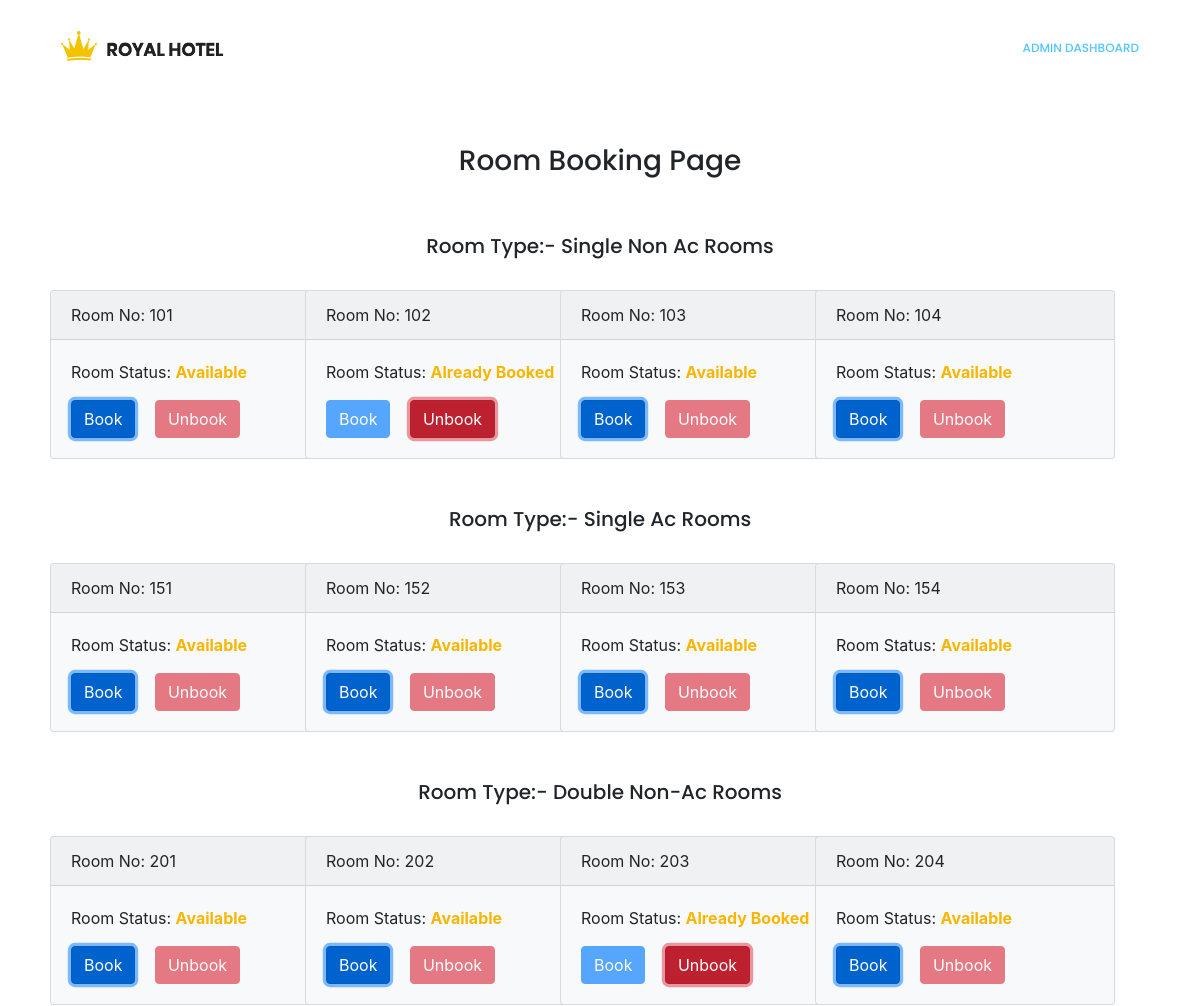
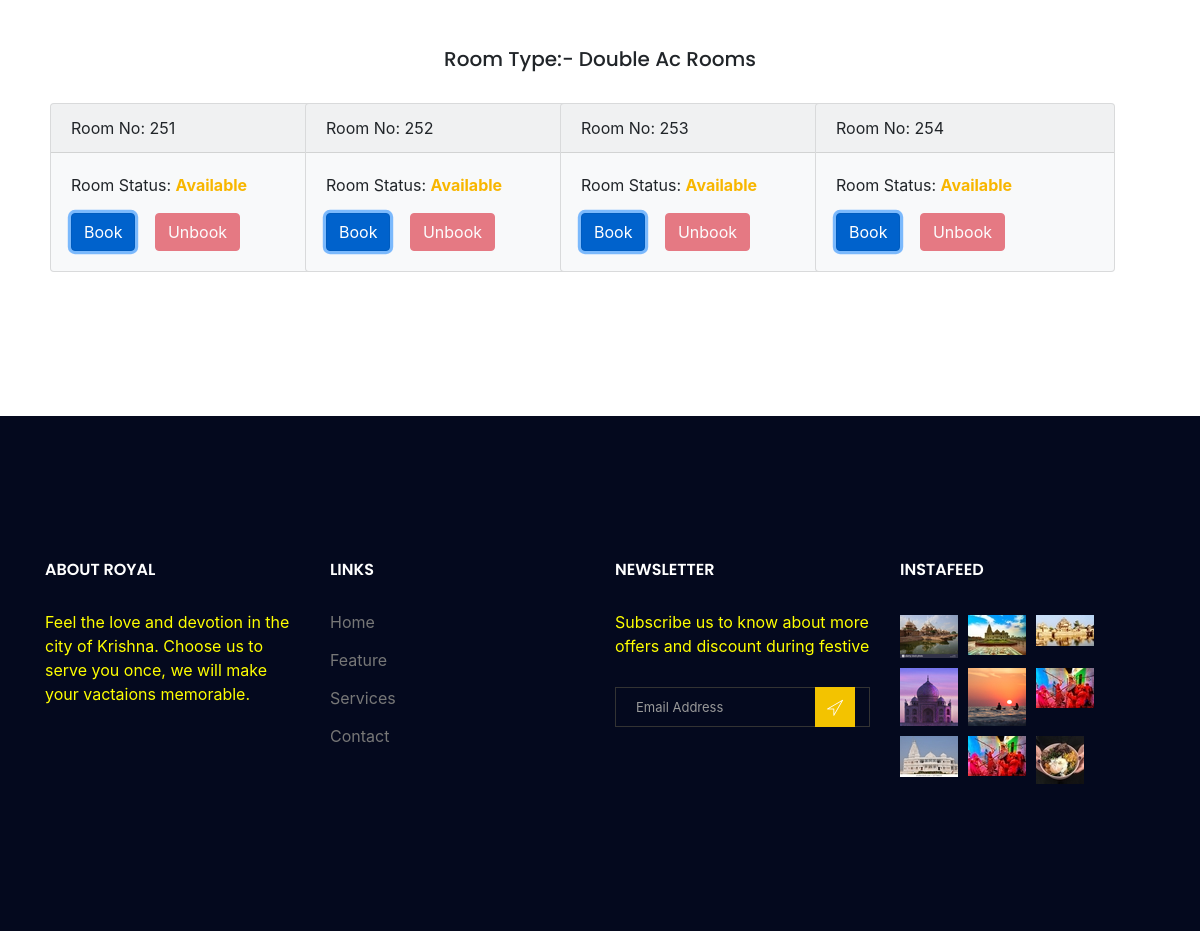
The page /admin/rooms.php on the database its author committed (2 pictures, top to bottom).
### tables this page shows
CREATE TABLE `single_non_ac` (
  `s_no` int(11) NOT NULL,
  `room_no` int(5) NOT NULL,
  `holder_name` varchar(20) NOT NULL,
  `holder_id` int(10) NOT NULL,
  `holder_mobile` int(10) NOT NULL,
  `holder_address` varchar(40) NOT NULL,
  `child` int(2) NOT NULL,
  `adult` int(2) NOT NULL,
  `in_date` date NOT NULL,
  `out_date` date NOT NULL,
  `status` int(2) NOT NULL
);

CREATE TABLE `single_ac` (
  `s_no` int(11) NOT NULL,
  `room_no` int(11) NOT NULL,
  `holder_name` varchar(100) DEFAULT NULL,
  `holder_id` int(11) DEFAULT NULL,
  `holder_mobile` varchar(100) DEFAULT NULL,
  `holder_address` varchar(250) DEFAULT NULL,
  `child` int(11) DEFAULT NULL,
  `adult` int(11) DEFAULT NULL,
  `in_date` varchar(100) DEFAULT NULL,
  `out_date` varchar(100) DEFAULT NULL,
  `status` int(11) DEFAULT NULL
);

CREATE TABLE `double_non_ac` (
  `s_no` int(11) NOT NULL,
  `room_no` int(11) NOT NULL,
  `holder_name` varchar(100) DEFAULT NULL,
  `holder_id` int(11) DEFAULT NULL,
  `holder_mobile` varchar(100) DEFAULT NULL,
  `holder_address` varchar(250) DEFAULT NULL,
  `child` int(11) DEFAULT NULL,
  `adult` int(11) DEFAULT NULL,
  `in_date` varchar(100) DEFAULT NULL,
  `out_date` varchar(100) DEFAULT NULL,
  `status` int(11) NOT NULL
);

CREATE TABLE `double_ac` (
  `s_no` int(11) NOT NULL,
  `room_no` int(11) NOT NULL,
  `holder_name` varchar(100) DEFAULT NULL,
  `holder_id` int(11) DEFAULT NULL,
  `holder_mobile` varchar(100) DEFAULT NULL,
  `holder_address` varchar(250) DEFAULT NULL,
  `child` int(11) DEFAULT NULL,
  `adult` int(11) DEFAULT NULL,
  `in_date` varchar(100) DEFAULT NULL,
  `out_date` varchar(100) DEFAULT NULL,
  `status` int(11) NOT NULL
);

### admin/rooms.php (the view, shortened to what this page needs)
<!doctype html>
<html lang="en">
    <head>
        <link rel="stylesheet" href="../css/bootstrap.css">
        <link rel="stylesheet" href="../vendors/linericon/style.css">
        <link rel="stylesheet" href="../css/font-awesome.min.css">
        <link rel="stylesheet" href="../vendors/owl-carousel/owl.carousel.min.css">
        <link rel="stylesheet" href="../vendors/bootstrap-datepicker/bootstrap-datetimepicker.min.css">
        <link rel="stylesheet" href="../vendors/nice-select/css/nice-select.css">
        <link rel="stylesheet" href="../vendors/owl-carousel/owl.carousel.min.css">
        <link rel="stylesheet" href="../css/style.css">
        <link rel="stylesheet" href="../css/responsive.css">
        <link rel="stylesheet" type="text/css" href="../bootstrap-4.4.1/css/bootstrap.min.css">
    </head>
    <body>
        <header class="header_area">
            <div class="container">
                <nav class="navbar navbar-expand-lg navbar-light">
                    <a class="navbar-brand logo_h" href="index.html"><img src="image/Logo.png" alt=""></a>
                    <div class="collapse navbar-collapse offset" id="navbarSupportedContent">
                        <ul class="nav navbar-nav menu_nav ml-auto">
                            <li class="nav-item active"><a class="nav-link" href="admin_dashboard.php">Admin Dashboard</a></li>
                        </ul>
                    </div>
                </nav>
            </div>
        </header>
        <br><br><br><br><br><br>
       <div class="row">
       	<div class="col-md-12">
       		<center><h3>Room Booking Page</h3></center>
       	</div>
       </div><br><br>
       <center><h5>Room Type:-  Single Non Ac Rooms</h5></center><br>
        <div class="row">
            <?php
                $connection = mysqli_connect("localhost","root","");
                $query = "select * from single_non_ac";
                $query_run = mysqli_query($connection,$query);
                while($row = mysqli_fetch_assoc($query_run)){
                    ?>
                        <div class="col-md-2" style="margin-left: 50px;">
                        <div class="card bg-light" style="width: 300px">
                        <div class="card-header">Room No: <?php echo $row["room_no"]?></div>
                        <div class="card-body">
                            <p class="card-text">Room Status: <?php if($row["status"]==0){echo "<b>Available</b>";}else{echo "<b>Already Booked</b>";}?></p>
                            <a href="book_room.php?rn=<?php echo $row['room_no'] . "&rt=a";?>" class="btn btn-primary <?php if($row["status"]==0){echo "active";}else{echo "disabled";}?>" role="button" aria-disabled="<?php if($row['status']==0){echo "false";}else{echo "true";}?>">Book</a>
                            <a href="unbook.php?rn=<?php echo $row['room_no'] . "&rt=a";?>" class="btn btn-danger <?php if($row["status"]==0){echo "disabled";}else{echo "active";}?>" role="button" aria-disabled="<?php if($row['status']==0){echo "true";}else{echo "false";}?>">Unbook</a>
                        </div>
                    </div>
                    </div>
                    <?php
                }
            ?>
        </div><br><br>
        <center><h5>Room Type:-  Single Ac Rooms</h5></center><br>
        <div class="row">
            <?php
                $connection = mysqli_connect("localhost","root","");
                $query = "select * from single_ac";
                $query_run = mysqli_query($connection,$query);
                while($row = mysqli_fetch_assoc($query_run)){
                    ?>
                        <div class="col-md-2" style="margin-left: 50px;">
                        <div class="card bg-light" style="width: 300px">
                        <div class="card-header">Room No: <?php echo $row["room_no"]?></div>
                        <div class="card-body">
                            <p class="card-text">Room Status: <?php if($row["status"]==0){echo "<b>Available</b>";}else{echo "<b>Already Booked</b>";}?></p>
                            <a href="book_room.php?rn=<?php echo $row['room_no'] . "&rt=b";?>" class="btn btn-primary <?php if($row["status"]==0){echo "active";}else{echo "disabled";}?>" role="button" aria-disabled="<?php if($row['status']==0){echo "false";}else{echo "true";}?>">Book</a>
                            <a href="unbook.php?rn=<?php echo $row['room_no']. "&rt=b";?>" class="btn btn-danger <?php if($row["status"]==0){echo "disabled";}else{echo "active";}?>" role="button" aria-disabled="<?php if($row['status']==0){echo "true";}else{echo "false";}?>">Unbook</a>
                        </div>
                    </div>
                    </div>
                    <?php
                }
            ?>
        </div><br><br>
        <center><h5>Room Type:-  Double Non-Ac Rooms</h5></center><br>
        <div class="row">
            <?php
                $connection = mysqli_connect("localhost","root","");
                $query = "select * from double_non_ac";
                $query_run = mysqli_query($connection,$query);
                while($row = mysqli_fetch_assoc($query_run)){
                    ?>
                        <div class="col-md-2" style="margin-left: 50px;">
                        <div class="card bg-light" style="width: 300px">
                        <div class="card-header">Room No: <?php echo $row["room_no"]?></div>
                        <div class="card-body">
                            <p class="card-text">Room Status: <?php if($row["status"]==0){echo "<b>Available</b>";}else{echo "<b>Already Booked</b>";}?></p>
                            <a href="book_room.php?rn=<?php echo $row['room_no'] . "&rt=c";?>" class="btn btn-primary <?php if($row["status"]==0){echo "active";}else{echo "disabled";}?>" role="button" aria-disabled="<?php if($row['status']==0){echo "false";}else{echo "true";}?>">Book</a>
                            <a href="unbook.php?rn=<?php echo $row['room_no']. "&rt=c";?>" class="btn btn-danger <?php if($row["status"]==0){echo "disabled";}else{echo "active";}?>" role="button" aria-disabled="<?php if($row['status']==0){echo "true";}else{echo "false";}?>">Unbook</a>
                        </div>
                    </div>
                    </div>
                    <?php
                }
            ?>
        </div><br><br>
        <center><h5>Room Type:-  Double Ac Rooms</h5></center><br>
        <div class="row">
            <?php
                $connection = mysqli_connect("localhost","root","");
                $query = "select * from double_ac";
                $query_run = mysqli_query($connection,$query);
                while($row = mysqli_fetch_assoc($query_run)){
                    ?>
                        <div class="col-md-2" style="margin-left: 50px;">
                        <div class="card bg-light" style="width: 300px">
                        <div class="card-header">Room No: <?php echo $row["room_no"]?></div>
                        <div class="card-body">
                            <p class="card-text">Room Status: <?php if($row["status"]==0){echo "<b>Available</b>";}else{echo "<b>Already Booked</b>";}?></p>
                            <a href="book_room.php?rn=<?php echo $row['room_no'] . "&rt=d";?>" class="btn btn-primary <?php if($row["status"]==0){echo "active";}else{echo "disabled";}?>" role="button" aria-disabled="<?php if($row['status']==0){echo "false";}else{echo "true";}?>">Book</a>
                            <a href="unbook.php?rn=<?php echo $row['room_no']. "&rt=d";?>" class="btn btn-danger <?php if($row["status"]==0){echo "disabled";}else{echo "active";}?>" role="button" aria-disabled="<?php if($row['status']==0){echo "true";}else{echo "false";}?>">Unbook</a>
                        </div>
                    </div>
                    </div>
                    <?php
                }
            ?>
        </div>
        <br><br><br><br><br><br>
        <footer class="footer-area section_gap">
            <div class="container">
                <div class="row">
                    <div class="col-lg-3  col-md-6 col-sm-6">
                        <div class="single-footer-widget">
                            <h6 class="footer_title">About Royal</h6>
                            <p style="color:yellow;">Feel the love and devotion in the city of Krishna. Choose us to serve you once, we will make your vactaions memorable. </p>
                        </div>
                    </div>
                    <div class="col-lg-3 col-md-6 col-sm-6">
                        <div class="single-footer-widget">
                            <h6 class="footer_title"> Links</h6>
                            <div class="row">
                                <div class="col-4">
                                    <ul class="list_style">
                                        <li><a href="index.html">Home</a></li>
                                        <li><a href="#">Feature</a></li>
                                        <li><a href="#">Services</a></li>
                                        <li><a href="contact.html">Contact</a></li>
                                    </ul>
                                </div>
                            </div>
                        </div>
                    </div>
                    <div class="col-lg-3 col-md-6 col-sm-6">
                        <div class="single-footer-widget">
                            <h6 class="footer_title">Newsletter</h6>
                            <p style="color:yellow;">Subscribe us to know about more offers and discount during festive </p>
                            <div id="mc_embed_signup">
                                <form target="_blank" action="" method="get" class="subscribe_form relative">
                                    <div class="input-group d-flex flex-row">
                                        <input name="EMAIL" placeholder="Email Address" onfocus="this.placeholder = ''" onblur="this.placeholder = 'Email Address '" required="" type="email">
                                        <button class="btn sub-btn"><span class="lnr lnr-location"></span></button>
                                    </div>
                                </form>
                            </div>
                        </div>
                    </div>
                    <div class="col-lg-3 col-md-6 col-sm-6">
                        <div class="single-footer-widget instafeed">
                            <h6 class="footer_title">InstaFeed</h6>
                            <ul class="list_style instafeed d-flex flex-wrap">
                                <li><img src="image/instagram/Image-14.jpg" alt=""></li>
                                <li><img src="image/instagram/Image-15.jpg" alt=""></li>
                                <li><img src="image/instagram/Image-16.jpg" alt=""></li>
                                <li><img src="image/instagram/Image-04.jpg" alt=""></li>
                                <li><img src="image/instagram/Image-06.jpg" alt=""></li>
                                <li><img src="image/instagram/Image-10.jpg" alt=""></li>
                                <li><img src="image/instagram/Image-09.jpg" alt=""></li>
                                <li><img src="image/instagram/Image-10.jpg" alt=""></li>
                                <li><img src="image/instagram/Image-17.jpg" alt=""></li>
                            </ul>
                        </div>
                    </div>
                </div>
            </div>
        </footer>
    </body>
</html>

### css/style.css (style rules this page uses)
.list_style { list-style: none; margin: 0px; padding: 0px; }
a { text-decoration: none; -webkit-transition: all 0.3s ease-in-out; -o-transition: all 0.3s ease-in-out; transition: all 0.3s ease-in-out; }
body { line-height: 24px; font-size: 14px; font-family: "Poppins", sans-serif; font-weight: 300; color: #777777; }
h1, h2, h3, h4, h5, h6 { font-family: "Poppins", sans-serif; font-weight: 600; }
@media (min-width: 1200px) { .container { max-width: 1170px; } }
.section_gap { padding: 120px 0; }
.header_area { position: absolute; top: 0; left: 0; width: 100%; z-index: 20; }
.navbar { padding: 0px; border: 0px; border-radius: 0px; }
.navbar { background: #fff; padding: 0px 25px; }
.navbar .logo_h { padding-top: 0px; }
.navbar .menu_nav .nav-item .nav-link { font: 500 12px/80px "Poppins", sans-serif; color: #222222; text-transform: uppercase; padding: 0px; }
.navbar .menu_nav .nav-item .nav-link:after { display: none; }
.navbar .menu_nav .nav-item:hover .nav-link, .navbar .menu_nav .nav-item.active .nav-link { color: #52c5fd; }
b, sup, sub, u, del { color: #f8b600; }
h3 { font-size: 24px; }
h5 { font-size: 16px; }
h6 { font-size: 14px; }
h1, h2, h3, h4, h5, h6 { line-height: 1.5em; }
.footer-area { background: #04091e; padding: 142px 0px; }
.single-footer-widget ul li a { line-height: 25px; display: inline-block; color: #777; -webkit-transition: all 0.3s linear; -o-transition: all 0.3s linear; transition: all 0.3s linear; margin-bottom: 13px; }
.single-footer-widget .instafeed { margin-left: -5px; margin-right: -5px; }
.single-footer-widget .instafeed li { margin: 5px; }
.single-footer-widget .subscribe_form { padding-top: 13px; }
.single-footer-widget .input-group { display: block !important; }
.single-footer-widget input { width: 100%; border: 1px solid #333333; font-size: 13px; line-height: 30px; padding-right: 40px; height: 40px; color: #999999; background: transparent; padding-left: 20px; }
.single-footer-widget .sub-btn { background: #f3c300; color: #fff; font-weight: 300; border-radius: 0; line-height: 34px; padding: 4px 11px 0px; cursor: pointer; position: absolute; right: 0px; top: 0px; }
.footer_title { font-size: 16px; line-height: 24px; font-weight: 600; color: #fff; text-transform: uppercase; margin-bottom: 28px; }

### admin/rooms.php (style rules this page uses)
.btn { margin-right: 15px; }

### rows shown on the page
single_non_ac: room_no "101", status "Available"
single_non_ac: room_no "102", status "Already Booked"
single_non_ac: room_no "103", status "Available"
single_non_ac: room_no "104", status "Available"
single_ac: room_no "151", status "Available"
single_ac: room_no "152", status "Available"
single_ac: room_no "153", status "Available"
single_ac: room_no "154", status "Available"
double_non_ac: room_no "201", status "Available"
double_non_ac: room_no "202", status "Available"
double_non_ac: room_no "203", status "Already Booked"
double_non_ac: room_no "204", status "Available"
double_ac: room_no "251", status "Available"
double_ac: room_no "252", status "Available"
double_ac: room_no "253", status "Available"
double_ac: room_no "254", status "Available"
